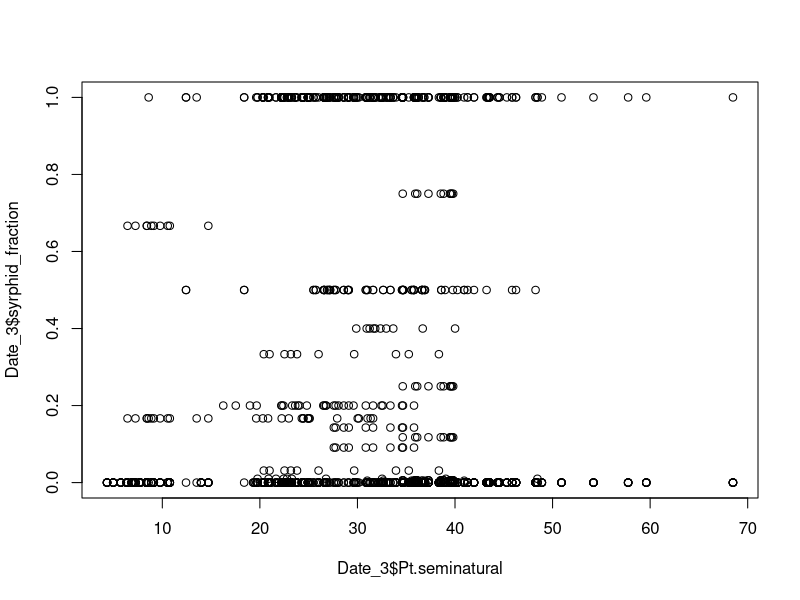
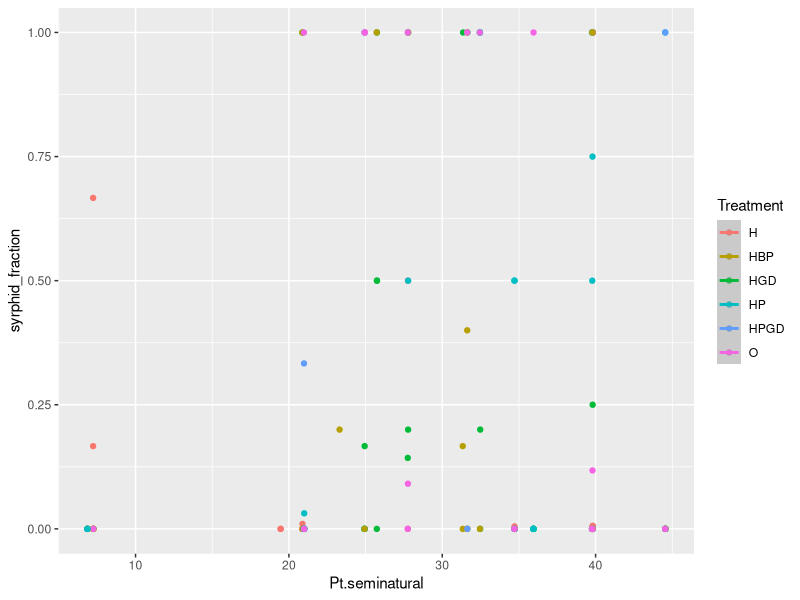
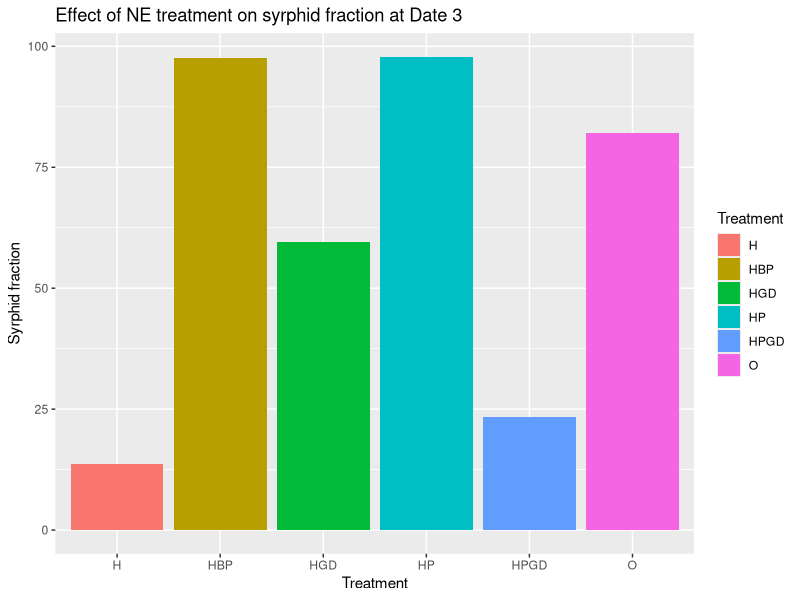

The R script that drew these images, in order:
Data1 <- read.table("Project data.csv", header = TRUE, dec = ",", sep =";")
Date_3 <- Data1[Data1$Date == "3", ]
syrphid_fraction <- (Date_3$syrphidl_p /((Date_3$aphid_live)+(Date_3$syrphidl_p)))
Date_3$syrphid_fraction <- syrphid_fraction

Date3buff <- subset(Date_3, BUFF_DIST ==900)


# lm using Date_3
lm1 <- lm(Date_3$syrphid_fraction ~ Date_3$Pt.seminatural)
plot(Date_3$syrphid_fraction ~ Date_3$Pt.seminatural)

# ggplot using Date3buff
library(ggplot2)
ggplot(Date3buff, aes(x= Pt.seminatural, y= syrphid_fraction, 
                      color = Treatment)) +
  geom_jitter()+
  geom_smooth(method="exp")

#barplot using Date_3
library(ggplot2)
G1 <- ggplot(Date_3, aes(x= Treatment, y= syrphid_fraction, fill = Treatment))+
  geom_bar(stat="identity")+
  labs(x="Treatment", y="Syrphid fraction", title="Effect of NE treatment on syrphid fraction at Date 3")
print(G1)

# one inconsistency: second highest number should not be HPGD, but HGD according to the article. 

